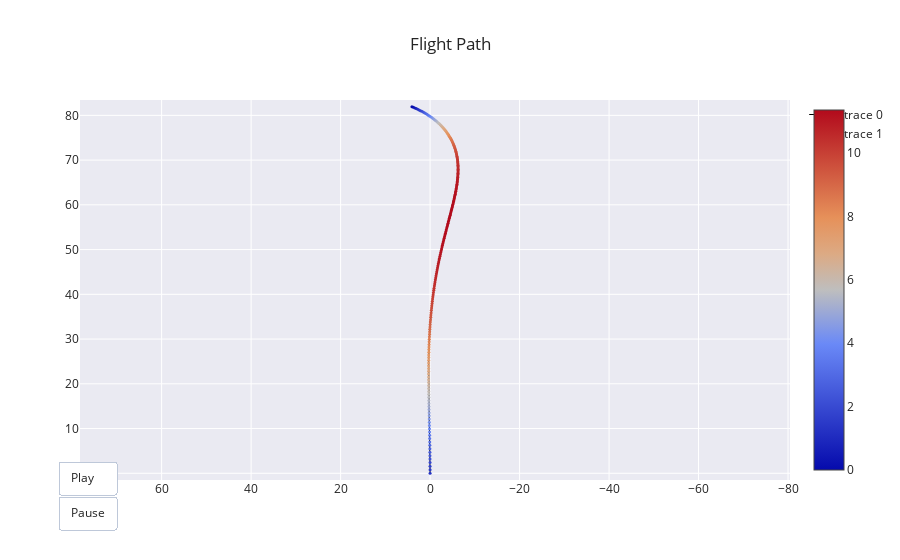

The code cell stored with this chart in its notebook:
### Code cell
import plotly.graph_objects as go

import numpy as np

xm = np.min(x) - 1.5
xM = np.max(x) + 1.5
ym = np.min(y) - 1.5
yM = np.max(y) + 1.5
N = len(x)
s = np.arange(1,N)


# Create figure
fig = go.Figure(
    data=[go.Scatter(x=x, y=y,
                     mode="lines",
                     line=dict(width=1, color='black')),
          
          go.Scatter(x=x, y=y,
                     mode="markers",
                     marker=dict(color=z, size=3, showscale=True),),
         ],
    layout=go.Layout(
        xaxis=dict(range=[xm, xM], autorange=False, zeroline=False),
        yaxis=dict(range=[ym, yM], autorange=False, zeroline=False),
        title_text="Flight Path", hovermode="closest",
        updatemenus=[dict(
            type="buttons",
            buttons=[
                dict(
                    label="Play",
                    method="animate",
                    args=[None, {"frame": {"duration": 30, "redraw": True}, "fromcurrent": True}]
                ),
                dict(
                    label="Pause",
                    method="animate",
                    args=[[None], {"frame": {"duration": 0, "redraw": False}, "mode": "immediate", "transition": {"duration": 0}}]
                )
            ],
            showactive=False,
            x=0.05,
            y=0.05
        )]),
    frames=[go.Frame(
        data=[go.Scatter(
            x=[x[k]],
            y=[y[k]],
            mode="markers",
            marker=dict(color="red", size=10))])

        for k in range(N)]
)
if reverse:
    fig.update_xaxes(autorange="reversed") 
fig.update_yaxes(
    scaleanchor="x",
    scaleratio=1,
  )

fig.show()

### Figure 1 — Plotly figure (JSON) as saved in the notebook; plotly's stock layout.template omitted (floating-point values rounded to 4 significant figures; data arrays with more than 128 entries replaced by an {"elided": "..."} marker saying what was removed)
{"data": [{"line": {"color": "black", "width": 1}, "mode": "lines", "type": "scatter", "x": {"elided": "200 float values"}, "y": {"elided": "200 float values"}}, {"marker": {"color": {"elided": "200 float values"}, "showscale": true, "size": 3}, "mode": "markers", "type": "scatter", "x": {"elided": "200 float values"}, "y": {"elided": "200 float values"}}], "layout": {"hovermode": "closest", "title": {"text": "Flight Path"}, "updatemenus": [{"buttons": [{"args": [null, {"frame": {"duration": 30, "redraw": true}, "fromcurrent": true}], "label": "Play", "method": "animate"}, {"args": [[null], {"frame": {"duration": 0, "redraw": false}, "mode": "immediate", "transition": {"duration": 0}}], "label": "Pause", "method": "animate"}], "showactive": false, "type": "buttons", "x": 0.05, "y": 0.05}], "xaxis": {"autorange": "reversed", "range": [-7.759, 5.561], "zeroline": false}, "yaxis": {"autorange": false, "range": [-1.5, 83.43], "scaleanchor": "x", "scaleratio": 1, "zeroline": false}}}
